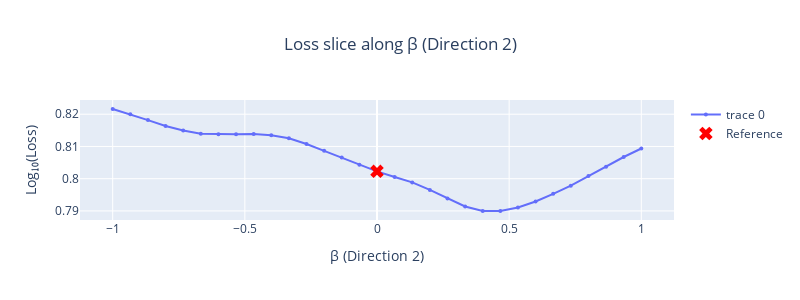

The notebook cell saved with this chart:
### Code cell
# Slice along beta direction (alpha=0)
fig_beta = visualizer.plot_1d_slice(
    landscape.loss_grid,
    landscape.alphas,
    landscape.betas,
    direction="beta",
    title="Loss slice along β (Direction 2)",
)
fig_beta.show()

### Figure 1 — Plotly figure (JSON) as saved in the notebook; plotly's stock layout.template omitted (floating-point values rounded to 4 significant figures)
{"data": [{"line": {"width": 2}, "marker": {"size": 4}, "mode": "lines+markers", "type": "scatter", "x": [-1.0, -0.9333, -0.8667, -0.8, -0.7333, -0.6667, -0.6, -0.5333, -0.4667, -0.4, -0.3333, -0.2667, -0.2, -0.1333, -0.06667, -5.215e-08, 0.06667, 0.1333, 0.2, 0.2667, 0.3333, 0.4, 0.4667, 0.5333, 0.6, 0.6667, 0.7333, 0.8, 0.8667, 0.9333, 1.0], "y": [0.8216, 0.82, 0.8182, 0.8164, 0.8149, 0.8139, 0.8138, 0.8138, 0.8139, 0.8135, 0.8126, 0.8108, 0.8086, 0.8065, 0.8044, 0.8023, 0.8005, 0.7988, 0.7965, 0.7939, 0.7914, 0.79, 0.79, 0.791, 0.7929, 0.7953, 0.7978, 0.8008, 0.8037, 0.8067, 0.8094]}, {"marker": {"color": "red", "size": 12, "symbol": "x"}, "mode": "markers", "name": "Reference", "type": "scatter", "x": [0], "y": [0.8023]}], "layout": {"height": 300, "showlegend": true, "title": {"text": "Loss slice along β (Direction 2)", "x": 0.5, "xanchor": "center"}, "width": 800, "xaxis": {"title": {"text": "β (Direction 2)"}}, "yaxis": {"title": {"text": "Log₁₀(Loss)"}}}}
